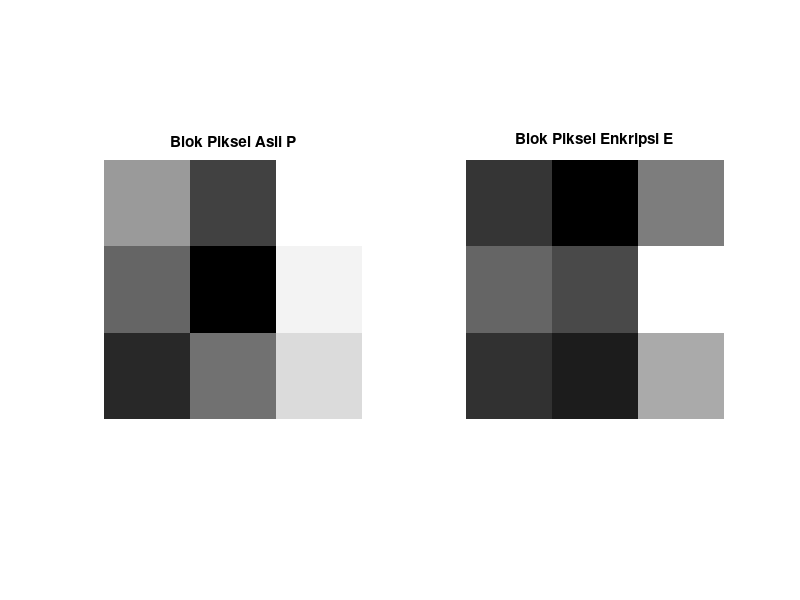

The MATLAB source for this figure:
% =====================================================
% UTS Matematika Sains Data — Semester Genap 2025/2026
% Soal 2 - Enkripsi Citra Logo Toko dengan Invers Matriks 3x3
% ---------------------------------------------------
% Nama : Aina Wanda Rahmaliya
% NIM  : 2510514004
% Parameter: N=4, a=0, b=4, k=5, theta0=20, alpha=0.005
% Tanggal: 2026-4-22
% =====================================================
% Parameter personalisasi
N = 4; a = 0; b = 4; K = 5;
theta0 = 20; %derajat
alpha_lr = 0.005;

%matriks A (untuk enkripsi)
A = [a+1, b, a; b, a+2, b; a, b, a+3];

%matriks P (blok piksel asli)
P = [120, (50 + N), 200; 80, a+2, 190; (30 + N), 90, 170];

%enkripsi E = A * P
E = A * P;

%visualisasi citra grayscale
figure;

%mnampilkan gambar P (blok piksel asli)
subplot(1, 2, 1);
imshow(P, []);  %[] untuk menyesuaikan skala warna otomatis
title('Blok Piksel Asli P');

%menampilkan gambar E (enkripsi)
subplot(1, 2, 2);
imshow(E, []);  %[] untuk menyesuaikan skala warna otomatis
title('Blok Piksel Enkripsi E');
